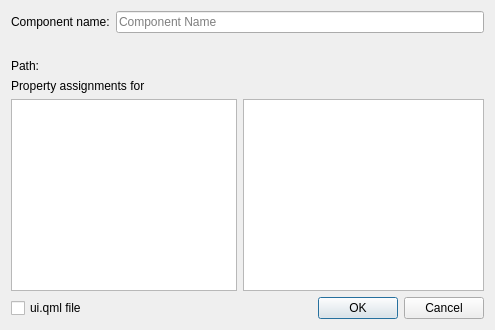
<?xml version="1.0" encoding="UTF-8"?>
<ui version="4.0">
 <class>QmlJSEditor::Internal::ComponentNameDialog</class>
 <widget class="QDialog" name="QmlJSEditor::Internal::ComponentNameDialog">
  <property name="geometry">
   <rect>
    <x>0</x>
    <y>0</y>
    <width>495</width>
    <height>330</height>
   </rect>
  </property>
  <property name="windowTitle">
   <string>Move Component into Separate File</string>
  </property>
  <layout class="QGridLayout" name="gridLayout_2">
   <item row="1" column="0" colspan="3">
    <widget class="QLabel" name="label">
     <property name="text">
      <string>Property assignments for</string>
     </property>
     <property name="alignment">
      <set>Qt::AlignLeading|Qt::AlignLeft|Qt::AlignTop</set>
     </property>
    </widget>
   </item>
   <item row="2" column="0" colspan="2">
    <widget class="QListWidget" name="listWidget">
     <property name="sizePolicy">
      <sizepolicy hsizetype="Expanding" vsizetype="MinimumExpanding">
       <horstretch>0</horstretch>
       <verstretch>0</verstretch>
      </sizepolicy>
     </property>
    </widget>
   </item>
   <item row="2" column="2">
    <widget class="QPlainTextEdit" name="plainTextEdit"/>
   </item>
   <item row="3" column="1">
    <spacer name="verticalSpacer_2">
     <property name="orientation">
      <enum>Qt::Vertical</enum>
     </property>
     <property name="sizeHint" stdset="0">
      <size>
       <width>20</width>
       <height>40</height>
      </size>
     </property>
    </spacer>
   </item>
   <item row="4" column="2">
    <widget class="QDialogButtonBox" name="buttonBox">
     <property name="orientation">
      <enum>Qt::Horizontal</enum>
     </property>
     <property name="standardButtons">
      <set>QDialogButtonBox::Cancel|QDialogButtonBox::Ok</set>
     </property>
    </widget>
   </item>
   <item row="0" column="0" colspan="3">
    <layout class="QGridLayout" name="gridLayout">
     <item row="0" column="0">
      <widget class="QLabel" name="componentNameLabel">
       <property name="text">
        <string>Component name:</string>
       </property>
      </widget>
     </item>
     <item row="0" column="1">
      <widget class="Utils::ClassNameValidatingLineEdit" name="componentNameEdit">
       <property name="placeholderText">
        <string>Component Name</string>
       </property>
      </widget>
     </item>
     <item row="1" column="1">
      <widget class="QLabel" name="messageLabel">
       <property name="text">
        <string/>
       </property>
      </widget>
     </item>
     <item row="2" column="0">
      <widget class="QLabel" name="choosePathLabel">
       <property name="text">
        <string>Path:</string>
       </property>
      </widget>
     </item>
     <item row="2" column="1">
      <widget class="Utils::PathChooser" name="pathEdit" native="true"/>
     </item>
    </layout>
   </item>
   <item row="4" column="0">
    <widget class="QCheckBox" name="checkBox">
     <property name="text">
      <string>ui.qml file</string>
     </property>
    </widget>
   </item>
  </layout>
 </widget>
 <customwidgets>
  <customwidget>
   <class>Utils::ClassNameValidatingLineEdit</class>
   <extends>QLineEdit</extends>
   <header location="global">utils/classnamevalidatinglineedit.h</header>
  </customwidget>
  <customwidget>
   <class>Utils::PathChooser</class>
   <extends>QWidget</extends>
   <header location="global">utils/pathchooser.h</header>
   <container>1</container>
  </customwidget>
 </customwidgets>
 <tabstops>
  <tabstop>componentNameEdit</tabstop>
  <tabstop>listWidget</tabstop>
  <tabstop>plainTextEdit</tabstop>
 </tabstops>
 <resources/>
 <connections>
  <connection>
   <sender>buttonBox</sender>
   <signal>accepted()</signal>
   <receiver>QmlJSEditor::Internal::ComponentNameDialog</receiver>
   <slot>accept()</slot>
   <hints>
    <hint type="sourcelabel">
     <x>248</x>
     <y>254</y>
    </hint>
    <hint type="destinationlabel">
     <x>157</x>
     <y>274</y>
    </hint>
   </hints>
  </connection>
  <connection>
   <sender>buttonBox</sender>
   <signal>rejected()</signal>
   <receiver>QmlJSEditor::Internal::ComponentNameDialog</receiver>
   <slot>reject()</slot>
   <hints>
    <hint type="sourcelabel">
     <x>316</x>
     <y>260</y>
    </hint>
    <hint type="destinationlabel">
     <x>286</x>
     <y>274</y>
    </hint>
   </hints>
  </connection>
 </connections>
</ui>
